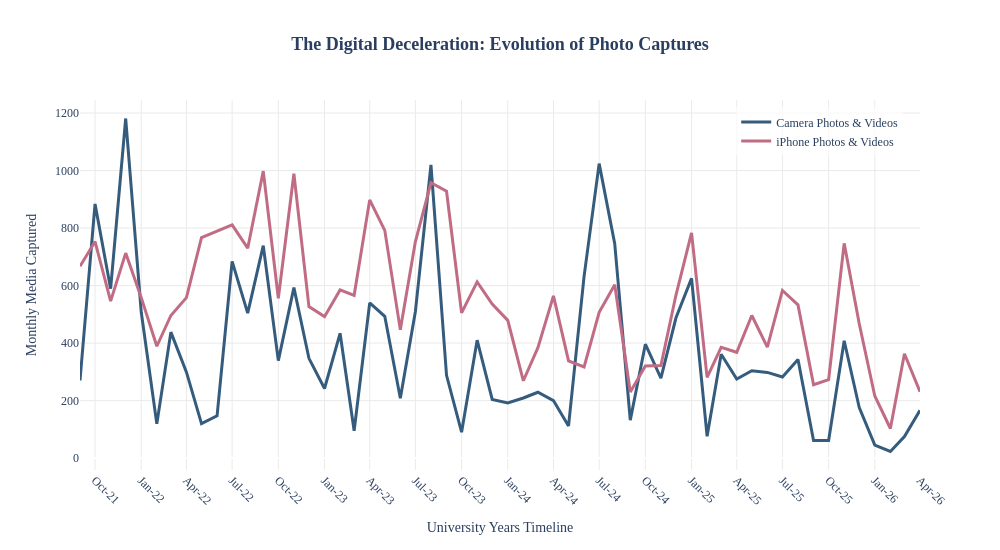

Notebook code for this chart:
### Markdown cell above
## Did I actually stop taking as many pictures as the years went on?

In this next step I visualise if the number of pictures taken on my phone and camera decreased, or if it is only a feeling of mine.

### Code cell
import plotly.express as px
import pandas as pd

# make month string into date
df['date_parsed'] = pd.to_datetime(df['month'], format='%b-%y')
df = df.sort_values('date_parsed')

# create line graph
fig = px.line(
    df, 
    x='date_parsed', 
    y=['camera_media_count', 'iphone_media_count'],
    color_discrete_sequence=['#355c7d', '#c06c84'], 
    title='<b>The Digital Deceleration: Evolution of Photo Captures</b>',
    labels={'date_parsed': 'Timeline', 'value': 'Media Captured'}
)

legend_names = {
    'camera_media_count': 'Camera Photos & Videos', 
    'iphone_media_count': 'iPhone Photos & Videos'
}
fig.for_each_trace(lambda trace: trace.update(name = legend_names[trace.name]))

# make tooltip
for trace in fig.data:
    trace.hovertemplate = f"<b>{trace.name}</b>: %{{y:,}}<extra></extra>"
    trace.line.width = 3

# line graph layout
fig.update_layout(
    font_family="Times New Roman",
    title_font_size=18,
    title_x=0.5,
    xaxis_title="University Years Timeline",
    yaxis_title="Monthly Media Captured",
    plot_bgcolor="white",
    width=1000,
    height=550,
    hovermode="x unified", 
    legend=dict(
        yanchor="top", 
        y=0.98, 
        xanchor="right", 
        x=0.98, 
        bgcolor="rgba(255,255,255,0.7)", 
        title_text=""
    )
)

fig.update_xaxes(showgrid=True, gridcolor='#EAEAEA', tickformat='%b-%y', dtick="M3", tickangle=45)
fig.update_yaxes(showgrid=True, gridcolor='#EAEAEA')

fig.show()

### Figure 1 — Plotly figure (JSON) as saved in the notebook; plotly's stock layout.template omitted (floating-point values rounded to 4 significant figures)
{"data": [{"hovertemplate": "<b>Camera Photos & Videos</b>: %{y:,}<extra></extra>", "legendgroup": "camera_media_count", "line": {"color": "#355c7d", "dash": "solid", "width": 3}, "marker": {"symbol": "circle"}, "mode": "lines", "name": "Camera Photos & Videos", "orientation": "v", "showlegend": true, "type": "scatter", "x": ["2021-09-01T00:00:00.000000", "2021-10-01T00:00:00.000000", "2021-11-01T00:00:00.000000", "2021-12-01T00:00:00.000000", "2022-01-01T00:00:00.000000", "2022-02-01T00:00:00.000000", "2022-03-01T00:00:00.000000", "2022-04-01T00:00:00.000000", "2022-05-01T00:00:00.000000", "2022-06-01T00:00:00.000000", "2022-07-01T00:00:00.000000", "2022-08-01T00:00:00.000000", "2022-09-01T00:00:00.000000", "2022-10-01T00:00:00.000000", "2022-11-01T00:00:00.000000", "2022-12-01T00:00:00.000000", "2023-01-01T00:00:00.000000", "2023-02-01T00:00:00.000000", "2023-03-01T00:00:00.000000", "2023-04-01T00:00:00.000000", "2023-05-01T00:00:00.000000", "2023-06-01T00:00:00.000000", "2023-07-01T00:00:00.000000", "2023-08-01T00:00:00.000000", "2023-09-01T00:00:00.000000", "2023-10-01T00:00:00.000000", "2023-11-01T00:00:00.000000", "2023-12-01T00:00:00.000000", "2024-01-01T00:00:00.000000", "2024-02-01T00:00:00.000000", "2024-03-01T00:00:00.000000", "2024-04-01T00:00:00.000000", "2024-05-01T00:00:00.000000", "2024-06-01T00:00:00.000000", "2024-07-01T00:00:00.000000", "2024-08-01T00:00:00.000000", "2024-09-01T00:00:00.000000", "2024-10-01T00:00:00.000000", "2024-11-01T00:00:00.000000", "2024-12-01T00:00:00.000000", "2025-01-01T00:00:00.000000", "2025-02-01T00:00:00.000000", "2025-03-01T00:00:00.000000", "2025-04-01T00:00:00.000000", "2025-05-01T00:00:00.000000", "2025-06-01T00:00:00.000000", "2025-07-01T00:00:00.000000", "2025-08-01T00:00:00.000000", "2025-09-01T00:00:00.000000", "2025-10-01T00:00:00.000000", "2025-11-01T00:00:00.000000", "2025-12-01T00:00:00.000000", "2026-01-01T00:00:00.000000", "2026-02-01T00:00:00.000000", "2026-03-01T00:00:00.000000", "2026-04-01T00:00:00.000000"], "xaxis": "x", "y": [270, 884, 589, 1181, 507, 119, 438, 299, 120, 147, 684, 504, 739, 339, 593, 347, 242, 434, 95, 540, 493, 208, 510, 1020, 288, 90, 410, 204, 192, 209, 229, 200, 112, 633, 1024, 746, 132, 396, 278, 488, 625, 76, 361, 275, 304, 298, 282, 343, 61, 61, 408, 176, 45, 23, 75, 166], "yaxis": "y"}, {"hovertemplate": "<b>iPhone Photos & Videos</b>: %{y:,}<extra></extra>", "legendgroup": "iphone_media_count", "line": {"color": "#c06c84", "dash": "solid", "width": 3}, "marker": {"symbol": "circle"}, "mode": "lines", "name": "iPhone Photos & Videos", "orientation": "v", "showlegend": true, "type": "scatter", "x": ["2021-09-01T00:00:00.000000", "2021-10-01T00:00:00.000000", "2021-11-01T00:00:00.000000", "2021-12-01T00:00:00.000000", "2022-01-01T00:00:00.000000", "2022-02-01T00:00:00.000000", "2022-03-01T00:00:00.000000", "2022-04-01T00:00:00.000000", "2022-05-01T00:00:00.000000", "2022-06-01T00:00:00.000000", "2022-07-01T00:00:00.000000", "2022-08-01T00:00:00.000000", "2022-09-01T00:00:00.000000", "2022-10-01T00:00:00.000000", "2022-11-01T00:00:00.000000", "2022-12-01T00:00:00.000000", "2023-01-01T00:00:00.000000", "2023-02-01T00:00:00.000000", "2023-03-01T00:00:00.000000", "2023-04-01T00:00:00.000000", "2023-05-01T00:00:00.000000", "2023-06-01T00:00:00.000000", "2023-07-01T00:00:00.000000", "2023-08-01T00:00:00.000000", "2023-09-01T00:00:00.000000", "2023-10-01T00:00:00.000000", "2023-11-01T00:00:00.000000", "2023-12-01T00:00:00.000000", "2024-01-01T00:00:00.000000", "2024-02-01T00:00:00.000000", "2024-03-01T00:00:00.000000", "2024-04-01T00:00:00.000000", "2024-05-01T00:00:00.000000", "2024-06-01T00:00:00.000000", "2024-07-01T00:00:00.000000", "2024-08-01T00:00:00.000000", "2024-09-01T00:00:00.000000", "2024-10-01T00:00:00.000000", "2024-11-01T00:00:00.000000", "2024-12-01T00:00:00.000000", "2025-01-01T00:00:00.000000", "2025-02-01T00:00:00.000000", "2025-03-01T00:00:00.000000", "2025-04-01T00:00:00.000000", "2025-05-01T00:00:00.000000", "2025-06-01T00:00:00.000000", "2025-07-01T00:00:00.000000", "2025-08-01T00:00:00.000000", "2025-09-01T00:00:00.000000", "2025-10-01T00:00:00.000000", "2025-11-01T00:00:00.000000", "2025-12-01T00:00:00.000000", "2026-01-01T00:00:00.000000", "2026-02-01T00:00:00.000000", "2026-03-01T00:00:00.000000", "2026-04-01T00:00:00.000000"], "xaxis": "x", "y": [667, 753, 546, 713, 558, 389, 496, 558, 767, 788, 811, 730, 998, 556, 989, 527, 492, 585, 566, 898, 792, 446, 753, 958, 928, 505, 613, 536, 479, 269, 384, 564, 338, 317, 507, 603, 230, 320, 322, 567, 783, 281, 385, 368, 496, 386, 583, 533, 255, 273, 747, 467, 216, 103, 363, 231], "yaxis": "y"}], "layout": {"font": {"family": "Times New Roman"}, "height": 550, "hovermode": "x unified", "legend": {"bgcolor": "rgba(255,255,255,0.7)", "title": {"text": ""}, "tracegroupgap": 0, "x": 0.98, "xanchor": "right", "y": 0.98, "yanchor": "top"}, "plot_bgcolor": "white", "title": {"font": {"size": 18}, "text": "<b>The Digital Deceleration: Evolution of Photo Captures</b>", "x": 0.5}, "width": 1000, "xaxis": {"anchor": "y", "domain": [0, 1], "dtick": "M3", "gridcolor": "#EAEAEA", "showgrid": true, "tickangle": 45, "tickformat": "%b-%y", "title": {"text": "University Years Timeline"}}, "yaxis": {"anchor": "x", "domain": [0, 1], "gridcolor": "#EAEAEA", "showgrid": true, "title": {"text": "Monthly Media Captured"}}}}
